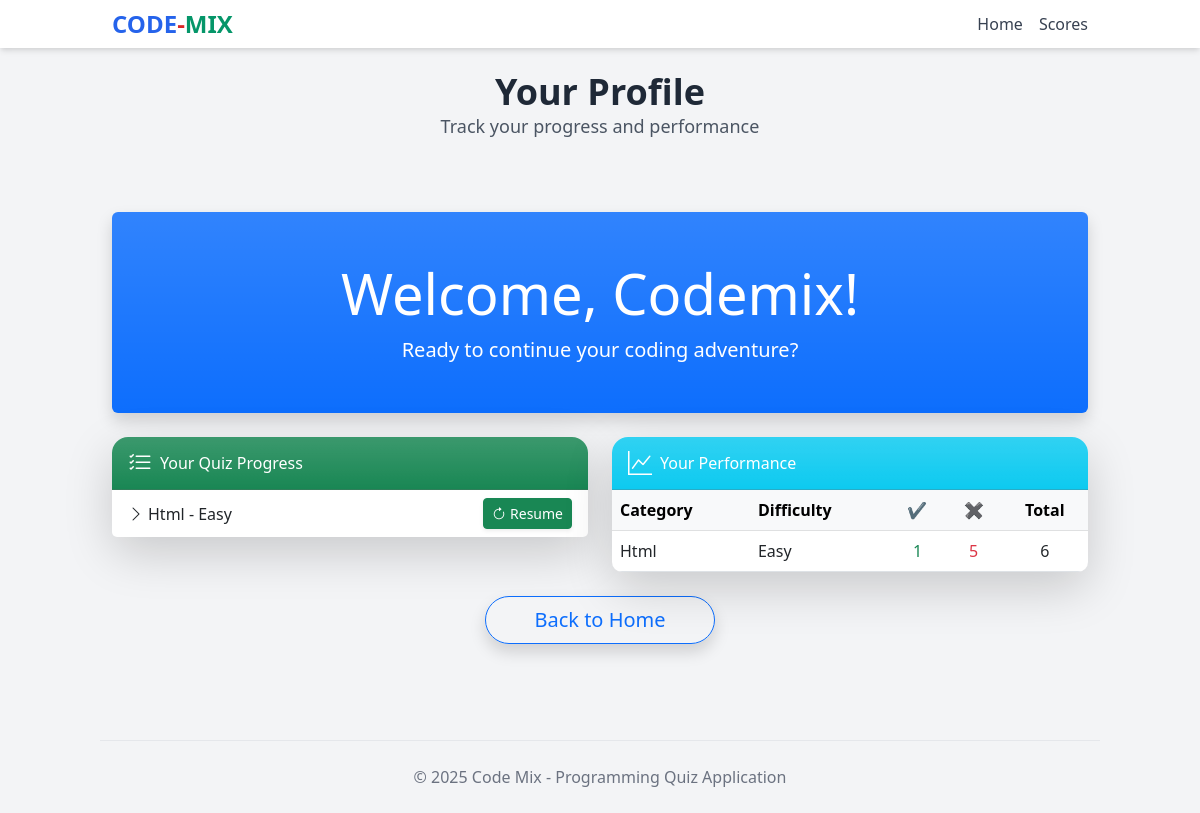
Before: /profile/ (signed in) with the older database file.
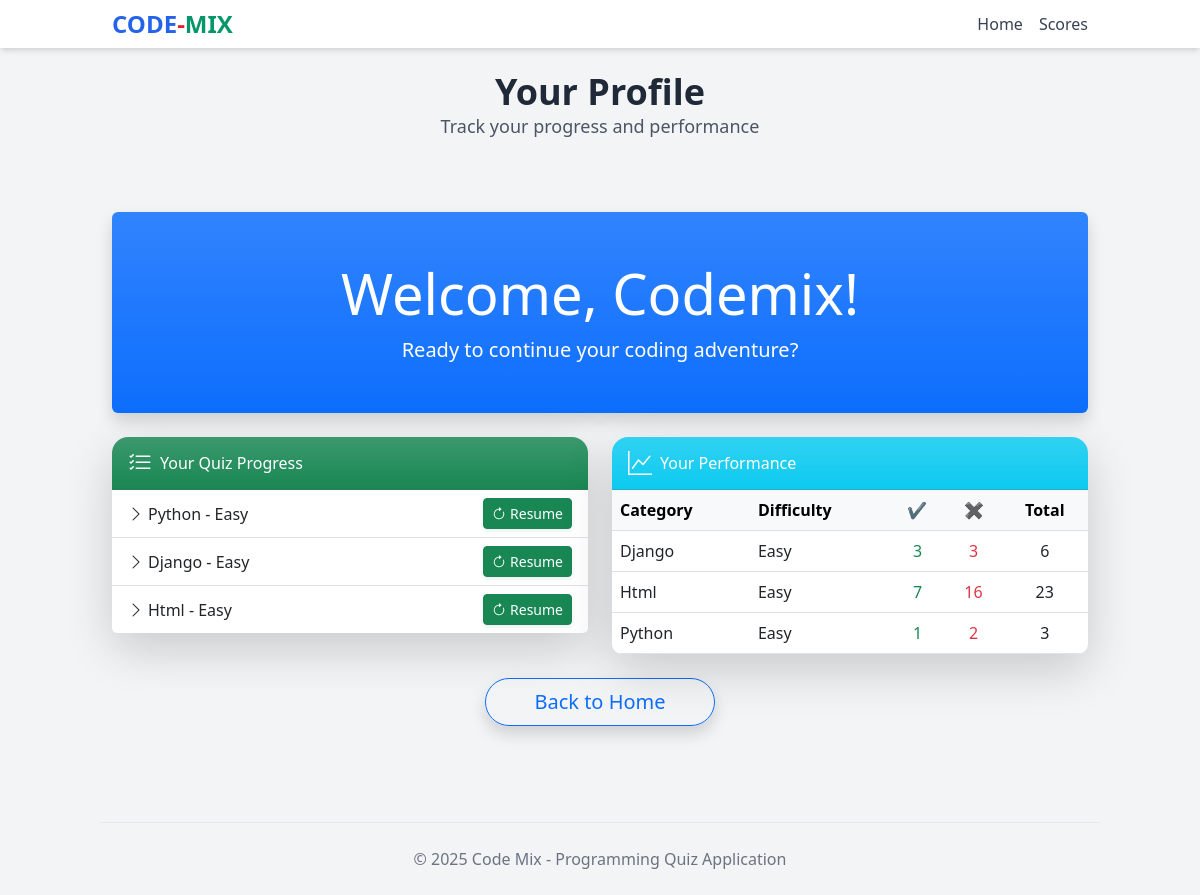
After: the same page with the newer database file.
### Code_Mix/models.py (models this page shows, shortened)
class QuizProgress(models.Model):
    user = models.ForeignKey(User, on_delete=models.CASCADE, null=True, blank=True)
    session_key = models.CharField(max_length=40, null=True, blank=True)
    category = models.CharField(max_length=10, null=True, blank=True)
    difficulty = models.CharField(max_length=10, null=True, blank=True)
    current_question_id = models.IntegerField(default=1)
    last_updated = models.DateTimeField(auto_now=True)

### Code_Mix/views.py (the view)
# urls.py: path('profile/', views.profile, name='profile'),
def profile(request):
    user_progress = None
    if request.user.is_authenticated:
        user_progress = QuizProgress.objects.filter(user=request.user).order_by('last_updated')
    if request.user.is_authenticated:
        user_scores = (
            UserAnswer.objects.filter(user=request.user)
            .values('category', 'difficulty')
            .annotate(
                correct_count=Count('id', filter=Q(is_correct=True)),
                total_count=Count('id'),
                wrong_count=Count('id', filter=Q(is_correct=False)),
            )
            .order_by('category', 'difficulty')
        )
    else:
        user_scores = UserAnswer.objects.none()
    return render(request, 'profile.html', {
        'user_progress': user_progress,
        'user_scores':   user_scores,
    })

### Code_Mix/templates/profile.html (shortened to what this page needs)
{% extends "base.html" %}
{% load static %}
{% block header %}Your Profile{% endblock %}
{% block subheader %}Track your progress and performance{% endblock %}
{% block content %}
<div class="container py-5">
  <div class="row justify-content-center g-4">
    <div class="col-12">
      <div class="p-5 bg-primary bg-gradient rounded shadow text-center text-white">
        <h1 class="display-4 mb-2">Welcome, {{ request.user.username|title }}!</h1>
        <p class="lead">Ready to continue your coding adventure?</p>
      </div>
    </div>
    <div class="col-md-6">
      <div class="card border-0 shadow-lg rounded-4">
        <div class="card-header bg-success bg-gradient text-white rounded-top-4 d-flex align-items-center">
          <i class="bi bi-list-check me-2 fs-4"></i>
          <h5 class="mb-0">Your Quiz Progress</h5>
        </div>
        <div class="list-group list-group-flush">
          {% if user_progress %}
            {% for progress in user_progress %}
            <div class="list-group-item d-flex justify-content-between align-items-center">
              <span><i class="bi bi-chevron-right me-1"></i>{{ progress.category|title }} - {{ progress.difficulty|title }}</span>
              <a href="{% url progress.difficulty|add:'_category' progress.current_question_id %}?category={{ progress.category }}" class="btn btn-sm btn-success text-white shadow-sm">
                <i class="bi bi-arrow-clockwise me-1"></i>Resume
              </a>
            </div>
            {% endfor %}
          {% else %}
            <div class="p-4 text-center text-muted">You haven't started any quizzes yet.</div>
          {% endif %}
        </div>
      </div>
    </div>
    <div class="col-md-6">
      <div class="card border-0 shadow-lg rounded-4">
        <div class="card-header bg-info bg-gradient text-white rounded-top-4 d-flex align-items-center">
          <i class="bi bi-graph-up me-2 fs-4"></i>
          <h5 class="mb-0">Your Performance</h5>
        </div>
        <div class="card-body p-0">
          {% if user_scores %}
            <div class="table-responsive">
              <table class="table table-hover align-middle mb-0">
                <thead class="table-light">
                  <tr>
                    <th>Category</th>
                    <th>Difficulty</th>
                    <th class="text-center">✔</th>
                    <th class="text-center">✖</th>
                    <th class="text-center">Total</th>
                  </tr>
                </thead>
                <tbody>
                  {% for score in user_scores %}
                  <tr>
                    <td>{{ score.category|title }}</td>
                    <td>{{ score.difficulty|title }}</td>
                    <td class="text-center text-success">{{ score.correct_count }}</td>
                    <td class="text-center text-danger">{{ score.wrong_count }}</td>
                    <td class="text-center">{{ score.total_count }}</td>
                  </tr>
                  {% endfor %}
                </tbody>
              </table>
            </div>
          {% else %}
            <div class="p-4 text-center text-muted">You haven't completed any quizzes yet.</div>
          {% endif %}
        </div>
      </div>
    </div>
    <div class="col-12 text-center mt-4">
      <a href="{% url 'home' %}" class="btn btn-lg btn-outline-primary rounded-pill px-5 shadow">Back to Home</a>
    </div>
  </div>
</div>
{% endblock %}

### Code_Mix/templates/base.html (shortened to what this page needs)
{% load static %}
<!DOCTYPE html>
<html lang="en">
<head>
    <link href="https://cdn.jsdelivr.net/npm/bootstrap@5.3.0/dist/css/bootstrap.min.css" rel="stylesheet">
    <link rel="stylesheet" href="https://cdn.jsdelivr.net/npm/bootstrap-icons@1.11.0/font/bootstrap-icons.css">
    <link href="https://cdn.jsdelivr.net/npm/tailwindcss@2.2.19/dist/tailwind.min.css" rel="stylesheet">
    <link rel="stylesheet" href="{% static 'index.css' %}">
</head>
<body class="{% block body_class %}bg-gray-100{% endblock %}">
    <nav class="bg-white shadow-md">
        <div class="container mx-auto px-4 py-2 flex justify-between items-center">
            <a class="text-2xl font-bold text-blue-600 hover:text-blue-800" href="{% url 'home' %}">
                <span class="text-blue-600">CODE</span><span class="text-red-600">-</span><span
                    class="text-green-600">MIX</span>
            </a>
            <div class="flex space-x-4">
                <a class="text-gray-700 hover:text-gray-900" href="{% url 'home' %}">Home</a>
                <a class="text-gray-700 hover:text-gray-900" href="{% url 'scores' %}">Scores</a>
            </div>
        </div>
    </nav>
    <div class="container mx-auto py-6">
        <header class="mb-6 text-center">
            <h1 class="text-4xl font-extrabold text-gray-800">{% block header %}Code Mix{% endblock %}</h1>
            <p class="text-lg text-gray-600">{% block subheader %}Test your programming knowledge{% endblock %}</p>
        </header>
        <main>
            {% block content %}
            {% endblock %}
        </main>
        <footer class="mt-12 pt-6 text-center text-gray-500 border-t">
            <p>&copy; 2025 Code Mix - Programming Quiz Application</p>
        </footer>
    </div>
</body>
</html>

### static/index.css (style rules this page uses)
* { -webkit-font-smoothing: antialiased; text-rendering: optimizeLegibility; }
html, body { min-height: 100%; }
.table-responsive { border-radius: 0 0 10px 10px; }

Changed rows visible on the page:
added QuizProgress: category "Python", difficulty "Easy"
added QuizProgress: category "Django", difficulty "Easy"
Other visible differences:
new list line: "Django Easy 3 3 6"
new list line: "Html Easy 7 16 23"
new list line: "Python Easy 1 2 3"
list line gone: "Html Easy 1 5 6"
